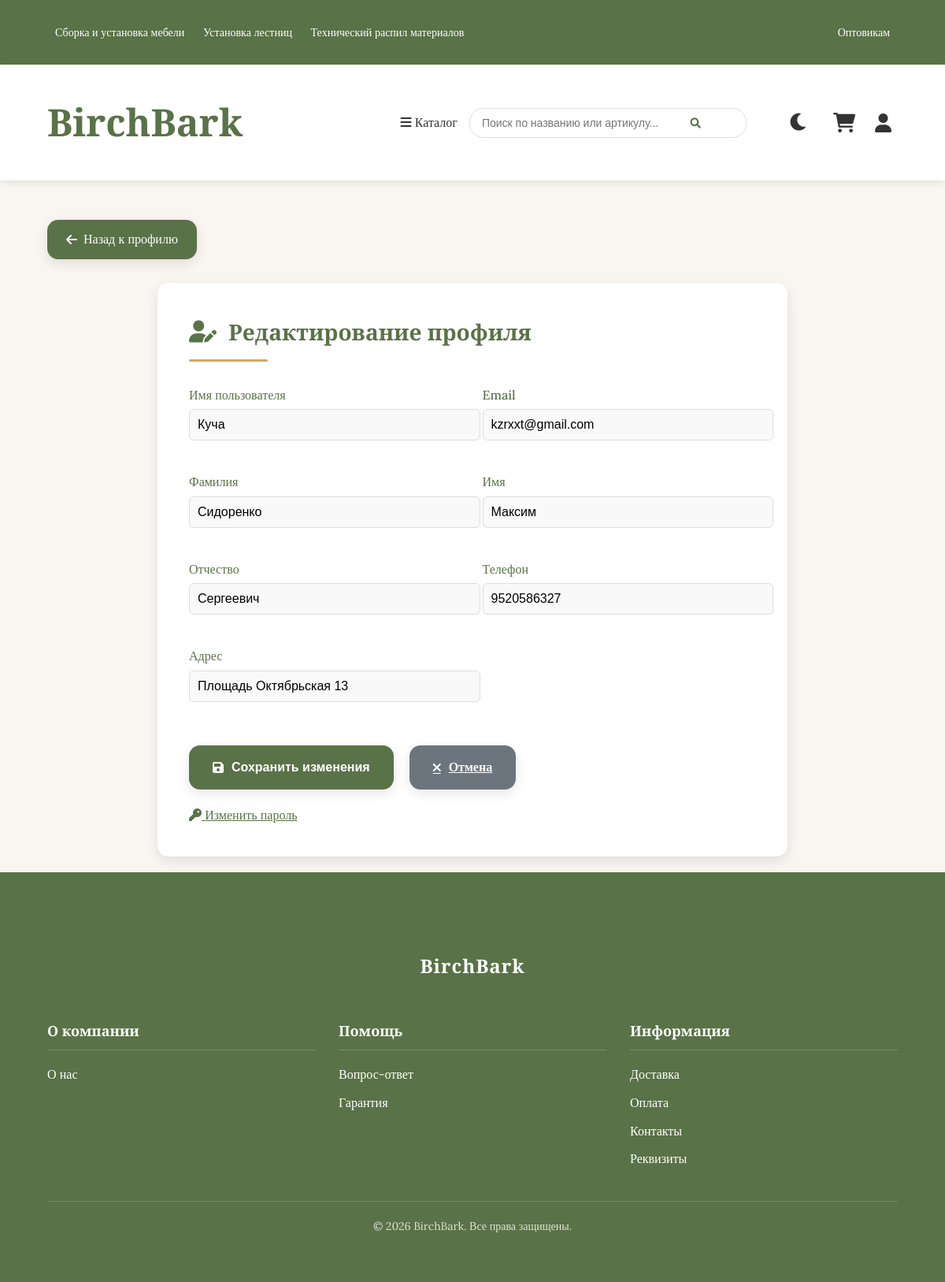
The app's page /edit-profile.php (signed in) with its own data.
### tables this page shows
CREATE TABLE `Users` (
  `user_id` int UNSIGNED NOT NULL,
  `last_name` varchar(255) NOT NULL,
  `first_name` varchar(255) NOT NULL,
  `middle_name` varchar(255) DEFAULT NULL,
  `phone` varchar(20) NOT NULL,
  `address` text NOT NULL,
  `role_id` int UNSIGNED NOT NULL
);

CREATE TABLE `UserCredentials` (
  `user_id` int UNSIGNED NOT NULL,
  `username` varchar(255) NOT NULL,
  `password` varchar(255) NOT NULL,
  `email` varchar(255) NOT NULL
);

### edit-profile.php (the view, shortened to what this page needs)
<?php
$db = new PDO('mysql:host=localhost;dbname=supercy8_bd;charset=utf8', 'supercy8_bd', 'al1vaawitch133711072005!');
$stmt = $db->prepare("
    SELECT u.*, uc.email, uc.username
    FROM Users u
    JOIN UserCredentials uc ON u.user_id = uc.user_id
    WHERE u.user_id = ?
");
$stmt->execute([$_SESSION['user_id']]);
$user = $stmt->fetch(PDO::FETCH_ASSOC);
?>
<!DOCTYPE html>
<html lang="ru" data-theme="light">
<head>
    <link rel="stylesheet" href="https://cdnjs.cloudflare.com/ajax/libs/font-awesome/6.0.0-beta3/css/all.min.css">
</head>
<body>
<?php include 'header.php'; ?>
    <div class="container">
        <a href="profile.php" class="back-btn"><i class="fas fa-arrow-left"></i> Назад к профилю</a>
        <div class="edit-container">
            <div class="edit-card">
                <h1 class="edit-title"><i class="fas fa-user-edit"></i> Редактирование профиля</h1>
                <form method="POST">
                    <div class="form-grid">
                        <div class="form-group">
                            <label for="username" class="form-label">Имя пользователя</label>
                            <input type="text" id="username" name="username" class="form-input"
                                   value="<?= htmlspecialchars($user['username']) ?>" required>
                        </div>
                        <div class="form-group">
                            <label for="email" class="form-label">Email</label>
                            <input type="email" id="email" name="email" class="form-input"
                                   value="<?= htmlspecialchars($user['email']) ?>" required>
                        </div>
                        <div class="form-group">
                            <label for="last_name" class="form-label">Фамилия</label>
                            <input type="text" id="last_name" name="last_name" class="form-input"
                                   value="<?= htmlspecialchars($user['last_name']) ?>" required>
                        </div>
                        <div class="form-group">
                            <label for="first_name" class="form-label">Имя</label>
                            <input type="text" id="first_name" name="first_name" class="form-input"
                                   value="<?= htmlspecialchars($user['first_name']) ?>" required>
                        </div>
                        <div class="form-group">
                            <label for="middle_name" class="form-label">Отчество</label>
                            <input type="text" id="middle_name" name="middle_name" class="form-input"
                                   value="<?= htmlspecialchars($user['middle_name']) ?>">
                        </div>
                        <div class="form-group">
                            <label for="phone" class="form-label">Телефон</label>
                            <input type="tel" id="phone" name="phone" class="form-input"
                                   value="<?= htmlspecialchars($user['phone']) ?>" required>
                        </div>
                        <div class="form-group">
                            <label for="address" class="form-label">Адрес</label>
                            <input type="text" id="address" name="address" class="form-input"
                                   value="<?= htmlspecialchars($user['address']) ?>" required>
                        </div>
                    </div>
                    <div class="action-buttons">
                        <button type="submit" class="btn btn-primary"><i class="fas fa-save"></i> Сохранить изменения</button>
                        <a href="profile.php" class="btn btn-secondary"><i class="fas fa-times"></i> Отмена</a>
                    </div>
                    <a class="change-password-link" onclick="openPasswordModal()">
                        <i class="fas fa-key"></i> Изменить пароль
                    </a>
                </form>
            </div>
        </div>
    </div>
    <footer class="footer">
<?php include 'footer.php'; ?>
    </footer>
</body>
</html>

### edit-profile.php (style rules this page uses)
:root { --primary-color: #5a7247; --secondary-color: #d4a762; --bg-light: #f9f5f0; --bg-dark: #2a2a2a; --text-light: #333; --text-dark: #f0f0f0; --border-radius: 14px; --transition: all 0.3s ease; --box-shadow: 0 5px 15px rgba(0,0,0,0.1); --error-color: #e74c3c; --success-color: #2ecc71; }
body { font-family: 'Lora', serif; margin: 0; padding: 0; background-color: var(--bg-light); color: var(--text-light); transition: var(--transition); line-height: 1.6; }
h1, h2, h3 { font-family: 'Cormorant Garamond', serif; font-weight: 600; }
.container { max-width: 1200px; margin: 0 auto; padding: 20px; }
.back-btn { display: inline-flex; align-items: center; gap: 8px; padding: 12px 24px; background-color: var(--primary-color); color: white; text-decoration: none; border-radius: var(--border-radius); margin: 30px 0; transition: var(--transition); font-size: 16px; box-shadow: var(--box-shadow); }
.edit-container { max-width: 800px; margin: 0 auto; animation: fadeIn 0.5s ease-out; }
.edit-card { background-color: white; border-radius: var(--border-radius); box-shadow: var(--box-shadow); padding: 40px; transition: var(--transition); }
.edit-title { color: var(--primary-color); margin: 0 0 30px 0; font-size: 28px; position: relative; padding-bottom: 15px; display: flex; align-items: center; gap: 15px; }
.edit-title::after { content: ''; position: absolute; bottom: 0; left: 0; width: 100px; height: 3px; background: var(--secondary-color); border-radius: 3px; }
.form-grid { display: grid; grid-template-columns: repeat(auto-fill, minmax(300px, 1fr)); gap: 25px; }
.form-group { margin-bottom: 25px; transition: var(--transition); }
.form-label { display: block; margin-bottom: 10px; font-weight: 600; color: var(--primary-color); font-size: 16px; }
.form-input { width: 90%; padding: 12px 15px; border: 1px solid #ddd; border-radius: var(--border-radius); font-size: 16px; transition: var(--transition); background-color: #f9f9f9; }
.action-buttons { display: flex; gap: 20px; margin-top: 40px; }
.btn { display: inline-flex; align-items: center; justify-content: center; padding: 15px 30px; border: none; border-radius: var(--border-radius); cursor: pointer; font-size: 16px; font-weight: 600; transition: var(--transition); box-shadow: var(--box-shadow); }
.btn i { margin-right: 10px; }
.btn-primary { background-color: var(--primary-color); color: white; }
.btn-secondary { background-color: #6c757d; color: white; }
.change-password-link { color: var(--primary-color); text-decoration: underline; cursor: pointer; margin-top: 20px; display: inline-block; }

### header.php (style rules this page uses)
:root { --primary-color: #5a7247; --secondary-color: #d4a762; --bg-light: #f9f5f0; --bg-dark: #2a2a2a; --text-light: #333; --text-dark: #f0f0f0; }
body { font-family: 'Lora', serif; margin: 0; padding: 0; background-color: var(--bg-light); color: var(--text-light); transition: all 0.3s ease; }
.container { width: 90%; max-width: 1200px; margin: 0 auto; }
.form-group { margin-bottom: 15px; }
.form-group label { display: block; margin-bottom: 5px; font-weight: 500; }
.form-group input, .form-group select { width: 100%; padding: 10px; border: 1px solid #ddd; border-radius: 6px; font-size: 16px; }

### footer.php (style rules this page uses)
body { display: flex; flex-direction: column; min-height: 100vh; margin: 0; }
.container { flex: 1; }
.footer { background-color: var(--primary-color); color: white; padding: 40px 0 20px; margin-top: auto; }

### records on screen
users: username "Куча", email "kzrxxt@gmail.com", last_name "Сидоренко", first_name "Максим", middle_name "Сергеевич", phone "9520586327", address "Площадь Октябрьская 13"
